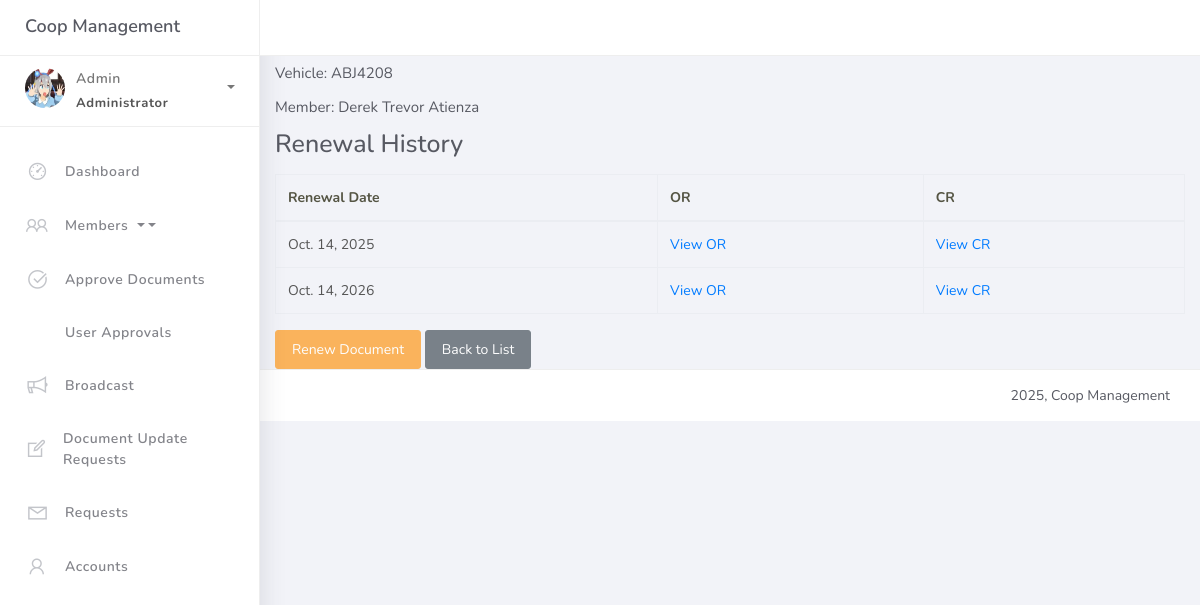
Screenshot of /documents/1/ with the database file from the repository.
### coop/models.py (models this page shows, shortened)
class Document(models.Model):
    tin = models.CharField(max_length=12, unique=True)
    vehicle = models.OneToOneField(Vehicle, on_delete=models.SET_NULL, null=True, blank=True, related_name="document")

class Vehicle(models.Model):
    plate_number = models.CharField(max_length=20, unique=True)
    engine_number = models.CharField(max_length=50, blank=True, null=True)
    chassis_number = models.CharField(max_length=50, blank=True, null=True)
    make_brand = models.CharField(max_length=100, blank=True, null=True)
    body_type = models.CharField(max_length=50, default="van", editable=False)
    year_model = models.PositiveIntegerField(blank=True, null=True)
    series = models.CharField(max_length=50, blank=True, null=True)
    color = models.CharField(max_length=30, blank=True, null=True)
    member = models.ForeignKey(Member, on_delete=models.SET_NULL, null=True, blank=True, related_name="vehicles")

class Member(models.Model):
    full_name = models.CharField(max_length=255)
    batch = models.ForeignKey(Batch, on_delete=models.CASCADE, related_name="members")
    batch_monitoring_number = models.PositiveIntegerField()
    is_dormant = models.BooleanField(default=False)
    user_account = models.OneToOneField(
        'User',
        on_delete=models.SET_NULL,
        null=True,
        blank=True,
        related_name='member_profile'
    )

class DocumentEntry(models.Model):
    document = models.ForeignKey(Document, on_delete=models.CASCADE, related_name="entries")
    renewal_date = models.DateField()
    official_receipt = models.ImageField(upload_to=or_upload_path)
    certificate_of_registration = models.ImageField(upload_to=cr_upload_path)

### coop/views.py (the view)
# urls.py: path("documents/<int:pk>/", views.DocumentDetailView.as_view(), name="document_detail"),
class DocumentDetailView(DetailView):
    model = Document
    template_name = "document_detail.html"
    context_object_name = "document"

### templates/document_detail.html
{% extends 'base.html' %}
{% block content %}
<div class="container mt-4">
    <h4>Document Details (TIN: {{ document.tin }})</h4>
    <p>Vehicle: {% if document.vehicle %}{{ document.vehicle.plate_number }}{% else %}N/A{% endif %}</p>
    <p>Member: {% if document.vehicle and document.vehicle.member %}{{ document.vehicle.member.full_name }}{% else %}N/A{% endif %}</p>
    <h5>Renewal History</h5>
    <table class="table table-bordered">
        <thead>
            <tr>
                <th>Renewal Date</th>
                <th>OR</th>
                <th>CR</th>
            </tr>
        </thead>
        <tbody>
        {% for entry in document.entries.all %}
            <tr>
                <td>{{ entry.renewal_date }}</td>
                <td>
                    {% if entry.official_receipt %}
                        <a href="{{ entry.official_receipt.url }}" target="_blank">View OR</a>
                    {% else %}
                        N/A
                    {% endif %}
                </td>
                <td>
                    {% if entry.certificate_of_registration %}
                        <a href="{{ entry.certificate_of_registration.url }}" target="_blank">View CR</a>
                    {% else %}
                        N/A
                    {% endif %}
                </td>
            </tr>
        {% empty %}
            <tr><td colspan="3">No renewal entries found.</td></tr>
        {% endfor %}
        </tbody>
    </table>
    <a href="{% url 'document_entry_add' document.pk %}" class="btn btn-warning">Renew Document</a>
    <a href="{% url 'document_list' %}" class="btn btn-secondary">Back to List</a>
</div>
{% endblock %}

### rows the page displays
Document: vehicle.plate_number "ABJ4208", vehicle.member.full_name "Derek Trevor Atienza"
DocumentEntry: renewal_date "Oct. 14, 2025"
DocumentEntry: renewal_date "Oct. 14, 2026"
